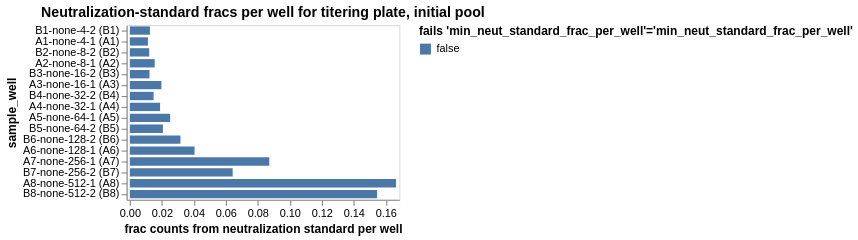

The cell this chart's notebook holds for it:
### Markdown cell above
## Fraction of counts from neutralization standard
Determine the fraction of counts from the neutralization standard in each sample, and make sure this fraction passess the QC threshold.

### Code cell
neut_standard_fracs = (
    counts.assign(
        neut_standard_count=lambda x: x["count"] * x["neut_standard"].astype(int)
    )
    .groupby(
        ["well", "sample_well", 'dilution_factor'],
        dropna=False,
        as_index=False,
    )
    .aggregate(
        total_count=pd.NamedAgg("count", "sum"),
        neut_standard_count=pd.NamedAgg("neut_standard_count", "sum"),
    )
    .assign(
        neut_standard_frac=lambda x: x["neut_standard_count"] / x["total_count"],
        fails_qc=lambda x: (
            x["neut_standard_frac"] < 0.001
        ),
    )
)

neut_standard_fracs_chart = (
    alt.Chart(neut_standard_fracs)
    .encode(
        alt.X(
            "neut_standard_frac",
            title="frac counts from neutralization standard per well",
            scale=alt.Scale(nice=False, padding=3),
        ),
        alt.Y("sample_well", sort=sample_wells),
        alt.Color(
            "fails_qc",
            title=f"fails {'min_neut_standard_frac_per_well'=}",
            legend=alt.Legend(titleLimit=500),
        ),
        tooltip=[
            alt.Tooltip(c, format=".3g") if neut_standard_fracs[c].dtype == float else c
            for c in neut_standard_fracs.columns
        ],
    )
    .mark_bar(height={"band": 0.85})
    .properties(
        height=alt.Step(10),
        width=250,
        title=f"Neutralization-standard fracs per well for titering plate, initial pool",
    )
    .configure_axis(grid=False)
    .configure_legend(titleLimit=1000)
)

display(neut_standard_fracs_chart)

# drop wells failing QC
min_neut_standard_frac_per_well_drops = list(
    neut_standard_fracs.query("fails_qc")["well"]
)

### Figure 1 — Vega-Lite specification as saved in the notebook (floating-point values rounded to 4 significant figures)
{"config": {"view": {"continuousWidth": 300, "continuousHeight": 300}, "axis": {"grid": false}, "legend": {"titleLimit": 1000}}, "data": {"name": "data-3688881a4043719723a43223fdd71938"}, "mark": {"type": "bar", "height": {"band": 0.85}}, "encoding": {"color": {"field": "fails_qc", "legend": {"titleLimit": 500}, "title": "fails 'min_neut_standard_frac_per_well'='min_neut_standard_frac_per_well'", "type": "nominal"}, "tooltip": [{"field": "well", "type": "nominal"}, {"field": "sample_well", "type": "nominal"}, {"field": "dilution_factor", "type": "quantitative"}, {"field": "total_count", "type": "quantitative"}, {"field": "neut_standard_count", "type": "quantitative"}, {"field": "neut_standard_frac", "format": ".3g", "type": "quantitative"}, {"field": "fails_qc", "type": "nominal"}], "x": {"field": "neut_standard_frac", "scale": {"nice": false, "padding": 3}, "title": "frac counts from neutralization standard per well", "type": "quantitative"}, "y": {"field": "sample_well", "sort": ["B1-none-4-2 (B1)", "B1-none-4-2 (B1)", "B1-none-4-2 (B1)", "B1-none-4-2 (B1)", "B1-none-4-2 (B1)", "A1-none-4-1 (A1)", "A1-none-4-1 (A1)", "A1-none-4-1 (A1)", "A1-none-4-1 (A1)", "A1-none-4-1 (A1)", "B2-none-8-2 (B2)", "B2-none-8-2 (B2)", "B2-none-8-2 (B2)", "B2-none-8-2 (B2)", "A2-none-8-1 (A2)", "B2-none-8-2 (B2)", "A2-none-8-1 (A2)", "A2-none-8-1 (A2)", "A2-none-8-1 (A2)", "A2-none-8-1 (A2)", "B3-none-16-2 (B3)", "B3-none-16-2 (B3)", "A3-none-16-1 (A3)", "A3-none-16-1 (A3)", "A3-none-16-1 (A3)", "A3-none-16-1 (A3)", "B3-none-16-2 (B3)", "B3-none-16-2 (B3)", "B3-none-16-2 (B3)", "A3-none-16-1 (A3)", "B4-none-32-2 (B4)", "A4-none-32-1 (A4)", "A4-none-32-1 (A4)", "A4-none-32-1 (A4)", "B4-none-32-2 (B4)", "A4-none-32-1 (A4)", "A4-none-32-1 (A4)", "B4-none-32-2 (B4)", "B4-none-32-2 (B4)", "B4-none-32-2 (B4)", "A5-none-64-1 (A5)", "B5-none-64-2 (B5)", "A5-none-64-1 (A5)", "A5-none-64-1 (A5)", "B5-none-64-2 (B5)", "B5-none-64-2 (B5)", "B5-none-64-2 (B5)", "B5-none-64-2 (B5)", "A5-none-64-1 (A5)", "A5-none-64-1 (A5)", "B6-none-128-2 (B6)", "B6-none-128-2 (B6)", "B6-none-128-2 (B6)", "B6-none-128-2 (B6)", "B6-none-128-2 (B6)", "A6-none-128-1 (A6)", "A6-none-128-1 (A6)", "A6-none-128-1 (A6)", "A6-none-128-1 (A6)", "A6-none-128-1 (A6)", "A7-none-256-1 (A7)", "A7-none-256-1 (A7)", "A7-none-256-1 (A7)", "A7-none-256-1 (A7)", "B7-none-256-2 (B7)", "B7-none-256-2 (B7)", "A7-none-256-1 (A7)", "B7-none-256-2 (B7)", "B7-none-256-2 (B7)", "B7-none-256-2 (B7)", "A8-none-512-1 (A8)", "A8-none-512-1 (A8)", "B8-none-512-2 (B8)", "B8-none-512-2 (B8)", "A8-none-512-1 (A8)", "A8-none-512-1 (A8)", "A8-none-512-1 (A8)", "B8-none-512-2 (B8)", "B8-none-512-2 (B8)", "B8-none-512-2 (B8)"], "type": "nominal"}}, "height": {"step": 10}, "title": "Neutralization-standard fracs per well for titering plate, initial pool", "width": 250, "$schema": "https://vega.github.io/schema/vega-lite/v5.16.3.json", "datasets": {"data-3688881a4043719723a43223fdd71938": [{"well": "A1", "sample_well": "A1-none-4-1 (A1)", "dilution_factor": 4, "total_count": 5121937, "neut_standard_count": 58043, "neut_standard_frac": 0.01133, "fails_qc": false}, {"well": "A2", "sample_well": "A2-none-8-1 (A2)", "dilution_factor": 8, "total_count": 8380443, "neut_standard_count": 130260, "neut_standard_frac": 0.01554, "fails_qc": false}, {"well": "A3", "sample_well": "A3-none-16-1 (A3)", "dilution_factor": 16, "total_count": 4453910, "neut_standard_count": 87988, "neut_standard_frac": 0.01976, "fails_qc": false}, {"well": "A4", "sample_well": "A4-none-32-1 (A4)", "dilution_factor": 32, "total_count": 3771496, "neut_standard_count": 71381, "neut_standard_frac": 0.01893, "fails_qc": false}, {"well": "A5", "sample_well": "A5-none-64-1 (A5)", "dilution_factor": 64, "total_count": 7220885, "neut_standard_count": 182183, "neut_standard_frac": 0.02523, "fails_qc": false}, {"well": "A6", "sample_well": "A6-none-128-1 (A6)", "dilution_factor": 128, "total_count": 3632676, "neut_standard_count": 147023, "neut_standard_frac": 0.04047, "fails_qc": false}, {"well": "A7", "sample_well": "A7-none-256-1 (A7)", "dilution_factor": 256, "total_count": 3665456, "neut_standard_count": 319654, "neut_standard_frac": 0.08721, "fails_qc": false}, {"well": "A8", "sample_well": "A8-none-512-1 (A8)", "dilution_factor": 512, "total_count": 3907646, "neut_standard_count": 650476, "neut_standard_frac": 0.1665, "fails_qc": false}, {"well": "B1", "sample_well": "B1-none-4-2 (B1)", "dilution_factor": 4, "total_count": 5077465, "neut_standard_count": 63769, "neut_standard_frac": 0.01256, "fails_qc": false}, {"well": "B2", "sample_well": "B2-none-8-2 (B2)", "dilution_factor": 8, "total_count": 9457998, "neut_standard_count": 114571, "neut_standard_frac": 0.01211, "fails_qc": false}, {"well": "B3", "sample_well": "B3-none-16-2 (B3)", "dilution_factor": 16, "total_count": 3638754, "neut_standard_count": 44684, "neut_standard_frac": 0.01228, "fails_qc": false}, {"well": "B4", "sample_well": "B4-none-32-2 (B4)", "dilution_factor": 32, "total_count": 4057934, "neut_standard_count": 60196, "neut_standard_frac": 0.01483, "fails_qc": false}, {"well": "B5", "sample_well": "B5-none-64-2 (B5)", "dilution_factor": 64, "total_count": 3666561, "neut_standard_count": 75866, "neut_standard_frac": 0.02069, "fails_qc": false}, {"well": "B6", "sample_well": "B6-none-128-2 (B6)", "dilution_factor": 128, "total_count": 6375649, "neut_standard_count": 201831, "neut_standard_frac": 0.03166, "fails_qc": false}, {"well": "B7", "sample_well": "B7-none-256-2 (B7)", "dilution_factor": 256, "total_count": 3021778, "neut_standard_count": 194302, "neut_standard_frac": 0.0643, "fails_qc": false}, {"well": "B8", "sample_well": "B8-none-512-2 (B8)", "dilution_factor": 512, "total_count": 3518529, "neut_standard_count": 544085, "neut_standard_frac": 0.1546, "fails_qc": false}]}}
